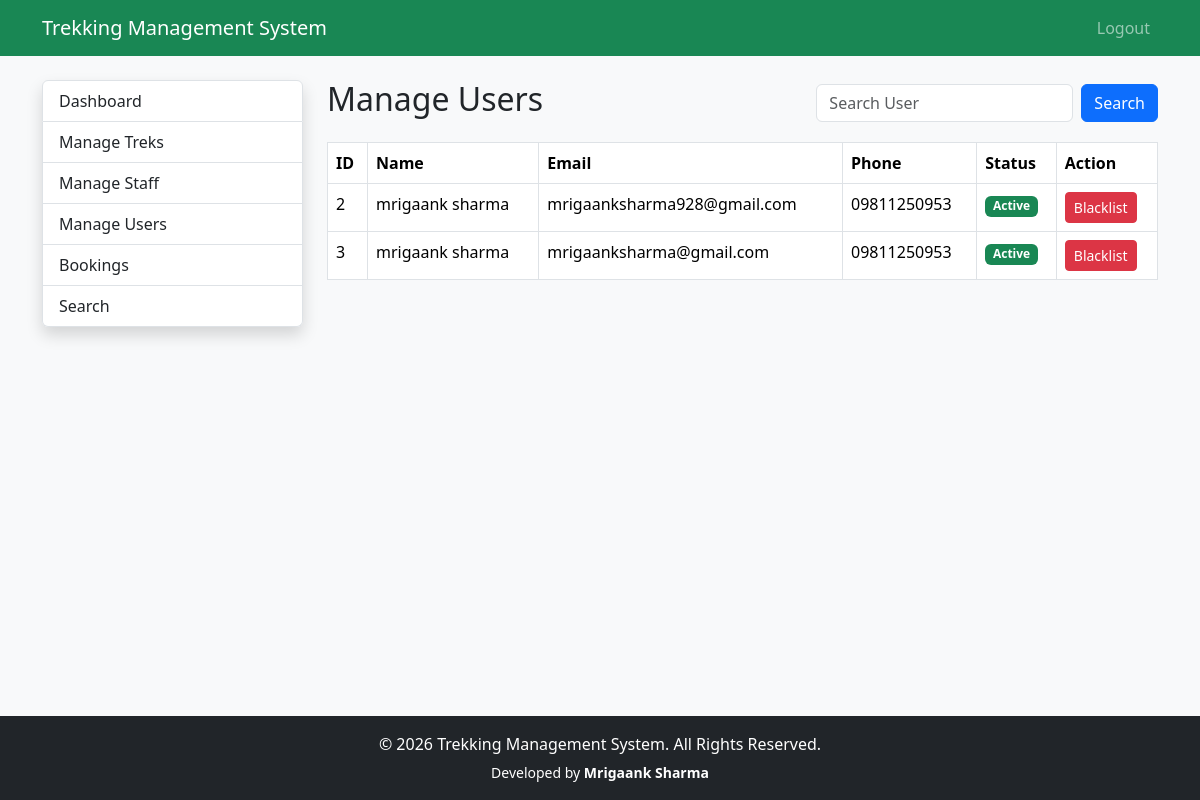
Page /admin/users (signed in) on the committed database.
### app/models.py (models this page shows)
class User(UserMixin,db.Model):
    __tablename__="users"
    id=db.Column(db.Integer,primary_key=True)
    name=db.Column(db.String(100),nullable=False)
    email=db.Column(db.String(120),unique=True,nullable=False)
    password=db.Column(db.String(255),nullable=False)
    phone=db.Column(db.String(15))
    role=db.Column(db.String(20),nullable=False)
    status=db.Column(db.String(20),default="active")
    created_at=db.Column(db.DateTime,default=datetime.utcnow)
    assigned_treks=db.relationship(
        "Trek",
        foreign_keys="Trek.staff_id",
        backref="staff",
        lazy=True
    )
    bookings=db.relationship(
        "Booking",
        backref="user",
        lazy=True
    )

### app/admin/users.py (the view)
@admin_bp.route("/users")
@login_required
@admin_required
def manage_users():
    users = User.query.filter_by(
        role="user"
    ).all()
    return render_template(
        "admin/users.html",
        users=users
    )

### app/extensions.py (called while the page is built)
@login_manager.user_loader
def load_user(user_id):
    return User.query.get(int(user_id))

### app/templates/admin/users.html
{% extends 'admin/layout.html' %}
{% block admin_content %}
<div class="d-flex justify-content-between align-items-center mb-3">
<h2>Manage Users</h2>
<form class="d-flex"
      method="GET"
      action="{{ url_for('admin.search_users') }}">
<input
class="form-control me-2"
type="search"
name="q"
placeholder="Search User">
<button class="btn btn-primary">
Search
</button>
</form>
</div>
<table class="table table-bordered table-hover">
<thead>
<tr>
<th>ID</th>
<th>Name</th>
<th>Email</th>
<th>Phone</th>
<th>Status</th>
<th>Action</th>
</tr>
</thead>
<tbody>
{% for user in users %}
<tr>
<td>{{ user.id }}</td>
<td>{{ user.name }}</td>
<td>{{ user.email }}</td>
<td>{{ user.phone }}</td>
<td>
{% if user.status=="active" %}
<span class="badge bg-success">
Active
</span>
{% else %}
<span class="badge bg-danger">
Blacklisted
</span>
{% endif %}
</td>
<td>
{% if user.status=="active" %}
<a
class="btn btn-danger btn-sm"
href="{{ url_for('admin.blacklist_user',user_id=user.id) }}">
Blacklist
</a>
{% else %}
<a
class="btn btn-success btn-sm"
href="{{ url_for('admin.activate_user',user_id=user.id) }}">
Activate
</a>
{% endif %}
</td>
</tr>
{% endfor %}
</tbody>
</table>
{% endblock %}

### rows in the picture
User: id "2", name "mrigaank sharma", email "mrigaanksharma928@gmail.com", phone "09811250953", status "Active"
User: id "3", name "mrigaank sharma", email "mrigaanksharma@gmail.com", phone "09811250953", status "Active"
